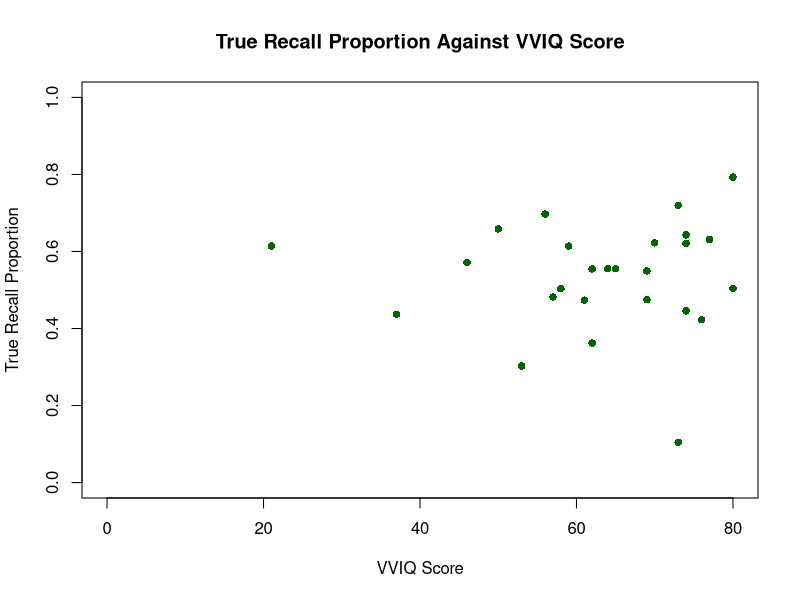
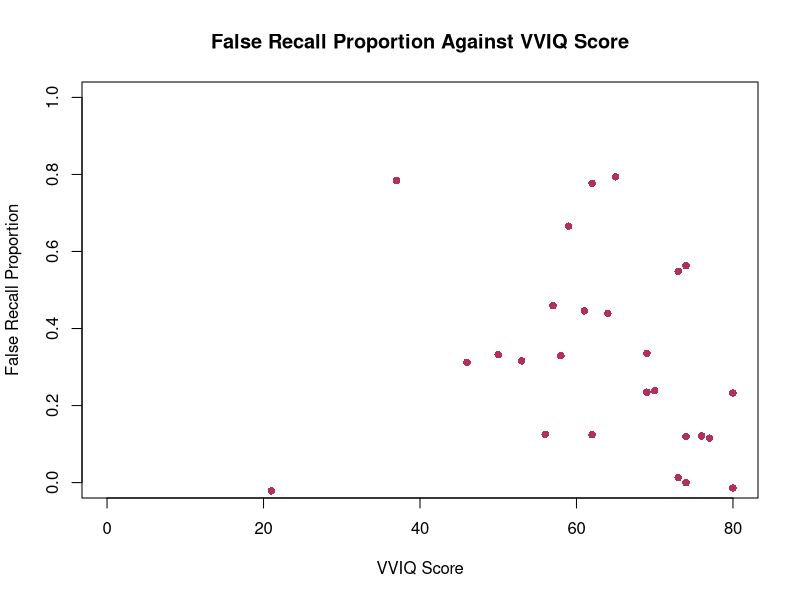
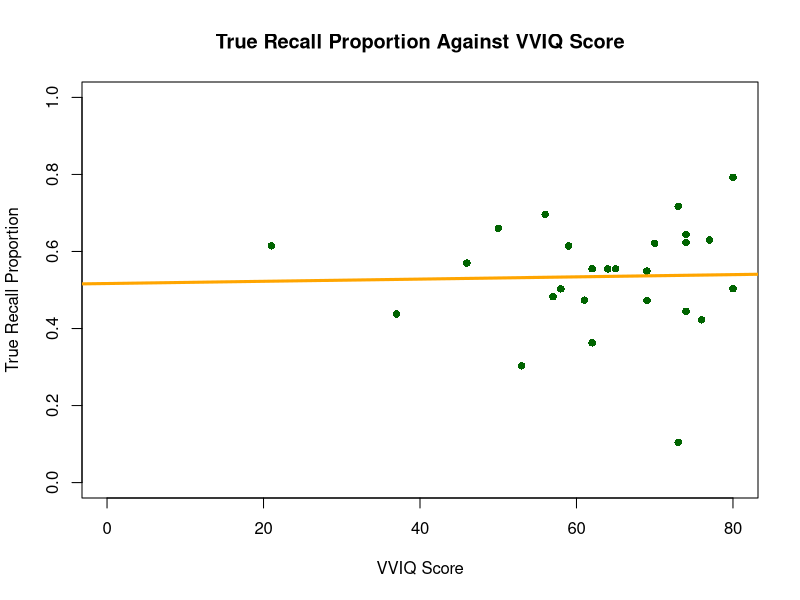
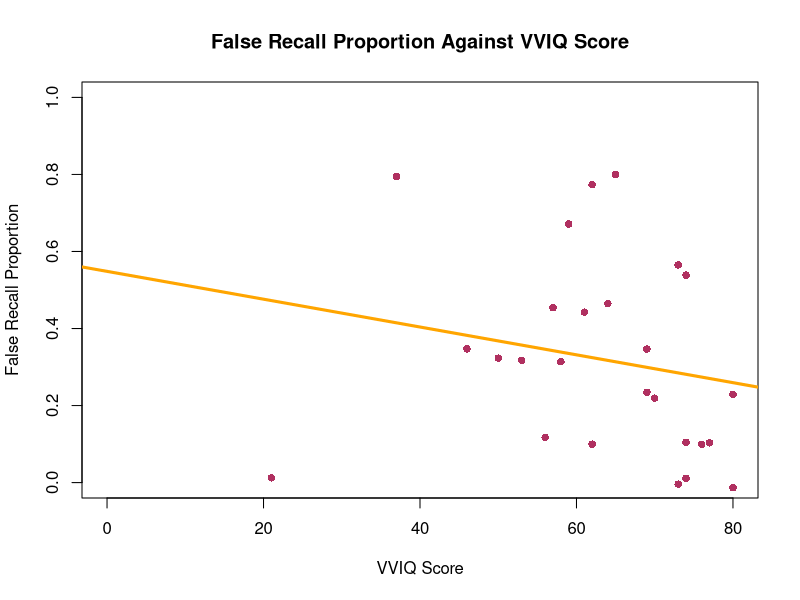
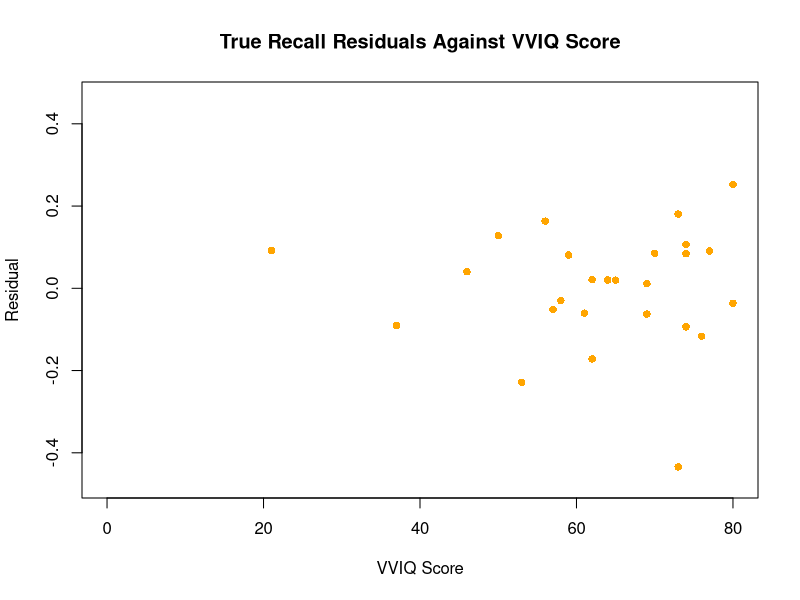
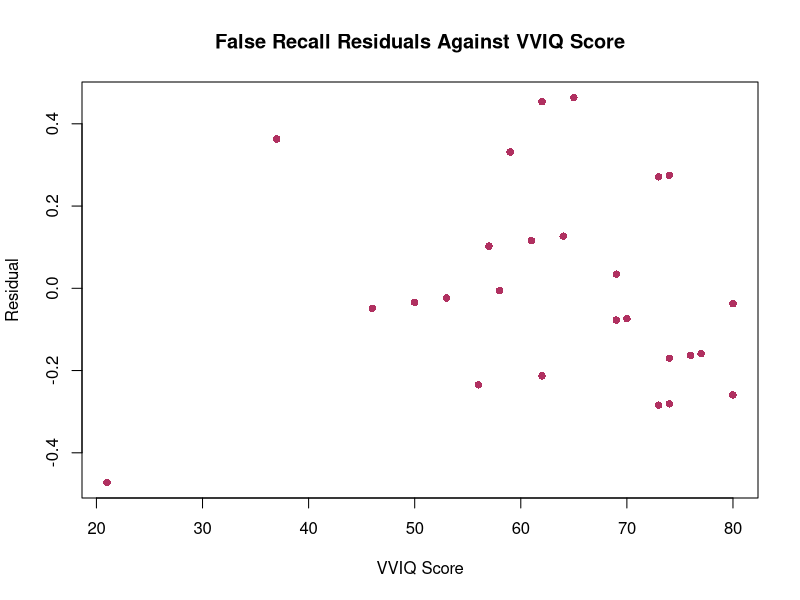

Write R code to recreate these figures, in order.
## ---- chunk 1
knitr::opts_chunk$set(echo = TRUE, message = FALSE)
# Can set your local path to control exactly where this saves. Otherwise, will save in directory with the Rmd file
# knitr::opts_knit$set(root.dir = "/home/expdes/outputs/")  

library(tidyverse)  # hub of many packages
set.seed(1)  # reproducible results
theme_set(theme_minimal())  # nice-looking plots

## ---- chunk 2

# Loading the CSVs
class_data <- read.csv(file.path("data", "class_data.csv"))
participant_level_data <- read.csv(file.path("data", "participant_level_data.csv"))

# Pre extract relevant columns
vviq_scores        <- participant_level_data$VVIQ_score
trueRecall_scores  <- participant_level_data$true_recall_proportion
falseRecall_scores <- participant_level_data$false_recall_proportion
## ---- chunk 3

# Plot vviq by true recall
plot(
     vviq_scores,
     jitter(trueRecall_scores),
     col = "darkgreen",
     pch = 16,
     xlab = "VVIQ Score",
     ylab = "True Recall Proportion",
     xlim = c(0, max(vviq_scores)),
     ylim = c(0, 1),
     main = "True Recall Proportion Against VVIQ Score"
)
## ---- chunk 4
# Plot vviq by false recall
plot(
     vviq_scores,
     jitter(falseRecall_scores),
     col = "maroon",
     pch = 16,
     xlab = "VVIQ Score",
     ylab = "False Recall Proportion",
     xlim = c(0, max(vviq_scores)),
     ylim = c(0, 1),
     main = "False Recall Proportion Against VVIQ Score"
)
## ---- chunk 5
bestfit_line = function(x_col, y_col, m_name, b_name) {
  
  # Get means
  mean_x <- mean(x_col)
  mean_y <- mean(y_col)
  
  # Get difference from means
  x_diff <- x_col - mean_x
  y_diff <- y_col - mean_y
  
  # calculate m and b
  m <- sum(x_diff * y_diff) / sum(x_diff ^ 2)
  b <- mean_y - (m * mean_x)
  
  bestfit <- data.frame(m, b)
  names(bestfit) <- c(m_name, b_name)
  return(bestfit)
}

coefs_truerecall <- bestfit_line(vviq_scores, trueRecall_scores, 
                                 "m_truerecall", "b_truerecall")
# Print the data
knitr::kable(
  coefs_truerecall,
  caption = "Line of Best Fit Data (True Recall)"
)
## ---- chunk 6
coefs_falserecall <- bestfit_line(vviq_scores, falseRecall_scores, 
                                 "m_falserecall", "b_falserecall")
# Print the data
knitr::kable(
  coefs_falserecall,
  caption = "Line of Best Fit Data (False Recall)"
)
## ---- chunk 7
# Plot vviq by true recall
plot(
     vviq_scores,
     jitter(trueRecall_scores),
     col = "darkgreen",
     pch = 16,
     xlab = "VVIQ Score",
     ylab = "True Recall Proportion",
     xlim = c(0, max(vviq_scores)),
     ylim = c(min(0, coefs_truerecall$b_truerecall), 1),
     main = "True Recall Proportion Against VVIQ Score"
)
abline(a = coefs_truerecall$b_truerecall[1],
       b = coefs_truerecall$m_truerecall[1],
       col = "orange",
       lwd = 3)
## ---- chunk 8
plot(
     vviq_scores,
     jitter(falseRecall_scores),
     col = "maroon",
     pch = 16,
     xlab = "VVIQ Score",
     ylab = "False Recall Proportion",
     xlim = c(0, max(vviq_scores)),
     ylim = c(min(0, coefs_falserecall$b_falserecall), 1),
     main = "False Recall Proportion Against VVIQ Score"
)
abline(a = coefs_falserecall$b_falserecall[1],
       b = coefs_falserecall$m_falserecall[1],
       col = "orange",
       lwd = 3)
## ---- chunk 9
calculate_residuals = function(x_col, y_col, coefs) {
  
  # Extract slope and intercept from coefficients
  m <- coefs[1, 1]
  b <- coefs[1, 2]
  
  # Calculate predicted values for x column
  pred_vals <- (m * x_col) + b
  
  # Get residuals
  residuals <- data.frame(residuals = y_col - pred_vals)
  
  return(residuals)
}

truerecall_resid_bestfit <- calculate_residuals(vviq_scores, trueRecall_scores, coefs_truerecall)

# Print the data
knitr::kable(
  head(truerecall_resid_bestfit, 10),
  caption = "True Recall Residuals (First 10 Rows)"
)
## ---- chunk 10
falserecall_resid_bestfit <- calculate_residuals(vviq_scores, falseRecall_scores, coefs_falserecall)

# Print the data
knitr::kable(
  head(falserecall_resid_bestfit, 10),
  caption = "False Recall Residuals (First 10 Rows)"
)
## ---- chunk 11
overall_min_resid <- min(min(truerecall_resid_bestfit$residuals), min(falserecall_resid_bestfit$residuals))
overall_max_resid <- max(max(truerecall_resid_bestfit$residuals), max(falserecall_resid_bestfit$residuals))
plot(
     vviq_scores,
     jitter(truerecall_resid_bestfit$residuals),
     col = "orange",
     pch = 16,
     xlab = "VVIQ Score",
     ylab = "Residual",
     xlim = c(0, max(vviq_scores)),
     ylim = c(overall_min_resid, overall_max_resid),
     main = "True Recall Residuals Against VVIQ Score"
)
## ---- chunk 12
plot(
     vviq_scores,
     jitter(falserecall_resid_bestfit$residuals),
     col = "maroon",
     pch = 16,
     xlab = "VVIQ Score",
     ylab = "Residual",
     xlim = c(min(vviq_scores), max(vviq_scores)),
     ylim = c(overall_min_resid, overall_max_resid),
     main = "False Recall Residuals Against VVIQ Score"
)
## ---- chunk 13
# Best fit line for VVIQ & true recall proportion

# Get initial values (apparently not a dataframe)
builtin_true  <- lm(trueRecall_scores ~ vviq_scores)

# Convert data to dataframes
builtin_coefs_truerecall  <- data.frame(
                        m_truerecall = builtin_true$coefficients[2],
                        b_truerecall = builtin_true$coefficients[1])

# Log the results in line and equation form
knitr::kable(
  builtin_coefs_truerecall,
  caption = "Line of Best Fit Data (True Recall)"
)
cat(sprintf("True Recall Line of Best Fit: y = %.6f * x + %.6f", builtin_coefs_truerecall$m_truerecall, builtin_coefs_truerecall$b_truerecall)
)
## ---- chunk 14
# Best fit line for VVIQ & false recall proportion

# Get initial values (apparently not a dataframe)
builtin_false <- lm(falseRecall_scores ~ vviq_scores)

# Convert data to dataframes
builtin_coefs_falserecall <- data.frame(
                        m_falserecall = builtin_false$coefficients[2],
                        b_falserecall = builtin_false$coefficients[1])

# Log the results in table and equation form
knitr::kable(
  builtin_coefs_falserecall,
  caption = "Line of Best Fit Data (False Recall)"
)
cat(sprintf("False Recall Line of Best Fit: y = %.6f * x + %.6f", builtin_coefs_falserecall$m_falserecall, builtin_coefs_falserecall$b_falserecall)
)
## ---- chunk 15


# Add values to class data
class_data$true_recall_proportion_z <- scale(class_data$true_recall_proportion)
class_data$vviq_z <- scale(class_data$VVIQ_score)

# Log the results
knitr::kable(
  class_data,
  caption = "Class Data (First 10 Rows)"
)
## ---- chunk 16

# Let's do this up front so I don't have to do this every time
class_data$encoding_strategy <- as.factor(class_data$encoding_strategy)
class_data$interference_type <- as.factor(class_data$interference_type)

# Calculate the multiple linear regression
fit <- lm(
          true_recall_proportion_z ~
          encoding_strategy + interference_type + vviq_z,
          data = class_data
)

# Print the summary
summary(fit)
## ---- chunk 17

# Get predicted values
pred_trp <- predict(fit)

# Get squared differences of errors
sqrd_errs <- (class_data$true_recall_proportion_z - pred_trp) ^ 2

# Get SSE
SSE <- sum(sqrd_errs)

cat(sprintf("Sum of Square Errors (SSE): %.6f", SSE))
## ---- chunk 18
# Actually we shouldn't need this block since we z scored so mean is just 0
# ==========================================================================
# Get mean of predicted values
# mean_trp <- mean(class_data$true_recall_proportion_z)

# Get squared residuals
# sqrd_diffs <- (pred_trp - mean_trp) ^ 2
# ==========================================================================

# Get SSR
SSR <- sum(pred_trp ^ 2)

cat(sprintf("Sum of Square Regression (SSR): %.6f", SSR))
## ---- chunk 19
# Similarly we can just sum and square because we centered DV around 0
# ====================================================================

SST <- sum(class_data$true_recall_proportion_z ^ 2)
cat(sprintf("Sum of Square Total (SST): %.6f", SST))
## ---- chunk 20

# Calculate the multiple linear regression without including the encoding strategy
fit_no_encoding <- lm(
          true_recall_proportion_z ~
          interference_type + vviq_z,
          data = class_data
)

# Get predicted true recall performance for no encoding model
pred_trp_no_encoding <- predict(fit_no_encoding)

# Get SSR for no encoding
SSR_no_encoding <- sum(pred_trp_no_encoding ^ 2)

# Subtract off no encoding SSR
UniqueSSR_encoding_strategy <- SSR - SSR_no_encoding

# Print results
cat(sprintf("SSR unique to encoding strategy: %.6f", UniqueSSR_encoding_strategy))
## ---- chunk 21

# Calculate the multiple linear regression without including vviq
fit_no_vviq <- lm(
          true_recall_proportion_z ~
          encoding_strategy + interference_type,
          data = class_data
)

# Get predicted true recall performance for no vviq
pred_trp_no_vviq <- predict(fit_no_vviq)

# Get SSR for no vviq
SSR_no_vviq <- sum(predict(fit_no_vviq) ^ 2)

# Subtract off no vviq SSR
UniqueSSR_vviq <- SSR - SSR_no_vviq

# Print results
cat(sprintf("SSR unique to VVIQ: %.6f", UniqueSSR_vviq))
## ---- chunk 22
# Working under the assumption that we want ONLY SSR shared by encoding and vviq...

# Calculate interference only SSR
fit_interference_only <- lm(
  true_recall_proportion_z ~ interference_type,
  data = class_data
)
SSR_interference_only <- sum(predict(fit_interference_only) ^ 2)

# Thinking in terms of ...
# Total_SSR =
#   All SSR in interference (including all overlaps with encoding, VVIQ, and encoding + VVIQ)
# + SSR unique to encoding 
# + encoding unique to VVIQ
Shared_SSR <- (SSR - SSR_interference_only) -
              UniqueSSR_encoding_strategy -
              UniqueSSR_vviq


# Print results
cat(sprintf("SSR shared by ONLY encoding strategy and VVIQ: %.6f", Shared_SSR))
## ---- chunk 23

# Compute R^2
Rsq <- SSR / SST

# Print results
cat(sprintf("Full Model R^2: %.6f", Rsq))
## ---- chunk 24

# Number of data points
n <- nrow(class_data)

# Number of predictors
k <- 6

# Get adjusted R^2
numerator <- SSE / (n - k - 1)
denominator <- SST / (n - 1)
Adj_Rsq <- 1 - (numerator / denominator)

# Print results
cat(sprintf("Adjusted R^2: %.6f", Adj_Rsq))
## ---- chunk 25

# Calculate it
cohen_fsq <- Rsq / (1 - Rsq)

# Print it
cat(sprintf("Cohen's f^2: %.6f", cohen_fsq))
## ---- chunk 26

# Get the degrees of freedom for predictors and residuals
predictors_df <- k
residuals_df <- n - k - 1

# Compute F statistic
numerator <- SSR / predictors_df
denominator <- SSE / residuals_df
F_stat <- numerator / denominator

# Compute p-value
pval_F <- 1 - pf(F_stat, df1 = predictors_df, df2 = residuals_df)

cat(sprintf("F-statistic: %.6f\n", F_stat))
cat(sprintf("p-value: %.6f", pval_F))
## ---- chunk 27

# Just goin' right on ahead and usin' the built in functions
# ==========================================================

# R^2
builtin_Rsq <- summary(fit)$r.squared

# Adjusted R^2
builtin_Adj_Rsq <- summary(fit)$adj.r.squared

# F statistic
builtin_F_stat <- summary(fit)$fstatistic[1]

# F statistic p val
builtin_pval_F <- pf(summary(fit)$fstatistic[1],
                    summary(fit)$fstatistic[2],
                    summary(fit)$fstatistic[3],
                    lower.tail = FALSE)

# Print the results
cat(sprintf("Built In Functions Statistics\n"))
cat(sprintf("=============================\n"))
cat(sprintf("Built-in R^2: %.6f\n", builtin_Rsq))
cat(sprintf("Built-in Adjusted R^2: %.6f\n", builtin_Adj_Rsq))
cat(sprintf("Built-in F-statistic: %.6f\n", builtin_F_stat))
cat(sprintf("Built-in p-value: %.6f", builtin_pval_F))
## ---- chunk 28

# Get the coefficients for each predictor
coefficients_table <- summary(fit)$coefficients

# Extract the column with the t statistics
t_stat <- coefficients_table[, "t value"]

# Extract the column with the p vals
pval_t <- coefficients_table[, "Pr(>|t|)"]

# Turn into a dataframe for nice printing :)
t_p_table  <- data.frame(
  predictor = rownames(coefficients_table),
  t_Statistic = t_stat,
  p_Value = pval_t,
  row.names = NULL
)

# Print the results
knitr::kable(
    t_p_table, 
    caption = "t-statistics and p-values for each predictor")
## ---- chunk 29
#model_updated
## ---- chunk 30

